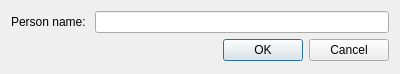
<?xml version="1.0" encoding="UTF-8"?>
<ui version="4.0">
 <class>Dialog</class>
 <widget class="QDialog" name="Dialog">
  <property name="geometry">
   <rect>
    <x>0</x>
    <y>0</y>
    <width>400</width>
    <height>74</height>
   </rect>
  </property>
  <property name="sizePolicy">
   <sizepolicy hsizetype="Fixed" vsizetype="Ignored">
    <horstretch>0</horstretch>
    <verstretch>0</verstretch>
   </sizepolicy>
  </property>
  <property name="windowTitle">
   <string>Dialog</string>
  </property>
  <layout class="QVBoxLayout" name="verticalLayout">
   <item>
    <layout class="QHBoxLayout" name="horizontalLayout" stretch="0,0">
     <item>
      <widget class="QLabel" name="label">
       <property name="text">
        <string>Person name: </string>
       </property>
      </widget>
     </item>
     <item>
      <widget class="QLineEdit" name="lineEdit"/>
     </item>
    </layout>
   </item>
   <item>
    <widget class="QDialogButtonBox" name="buttonBox">
     <property name="orientation">
      <enum>Qt::Horizontal</enum>
     </property>
     <property name="standardButtons">
      <set>QDialogButtonBox::Cancel|QDialogButtonBox::Ok</set>
     </property>
    </widget>
   </item>
  </layout>
 </widget>
 <resources/>
 <connections>
  <connection>
   <sender>buttonBox</sender>
   <signal>accepted()</signal>
   <receiver>Dialog</receiver>
   <slot>accept()</slot>
   <hints>
    <hint type="sourcelabel">
     <x>248</x>
     <y>254</y>
    </hint>
    <hint type="destinationlabel">
     <x>157</x>
     <y>274</y>
    </hint>
   </hints>
  </connection>
  <connection>
   <sender>buttonBox</sender>
   <signal>rejected()</signal>
   <receiver>Dialog</receiver>
   <slot>reject()</slot>
   <hints>
    <hint type="sourcelabel">
     <x>316</x>
     <y>260</y>
    </hint>
    <hint type="destinationlabel">
     <x>286</x>
     <y>274</y>
    </hint>
   </hints>
  </connection>
 </connections>
</ui>
